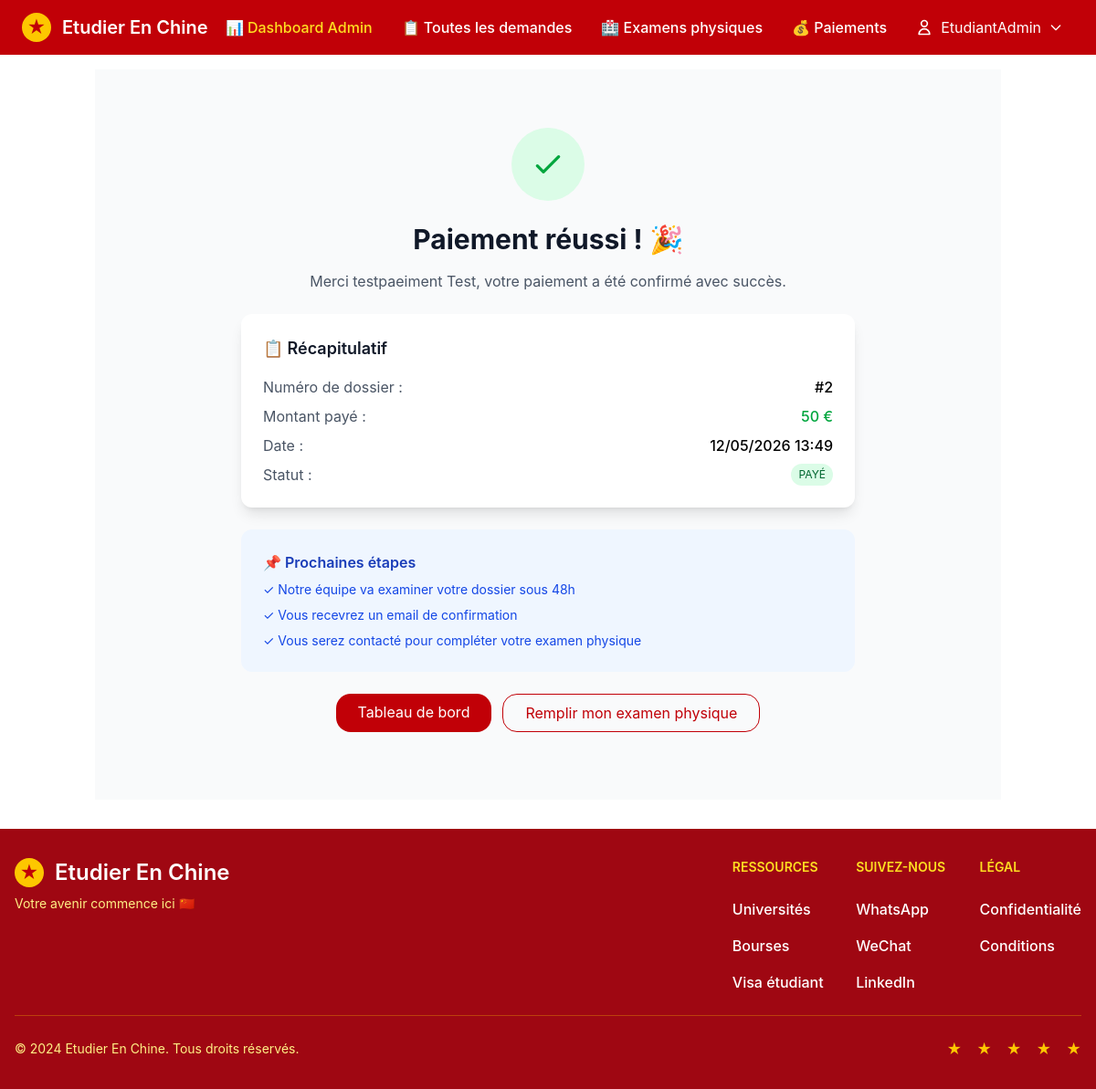
Before: /payment/success/2/ (signed in) with the older database file.
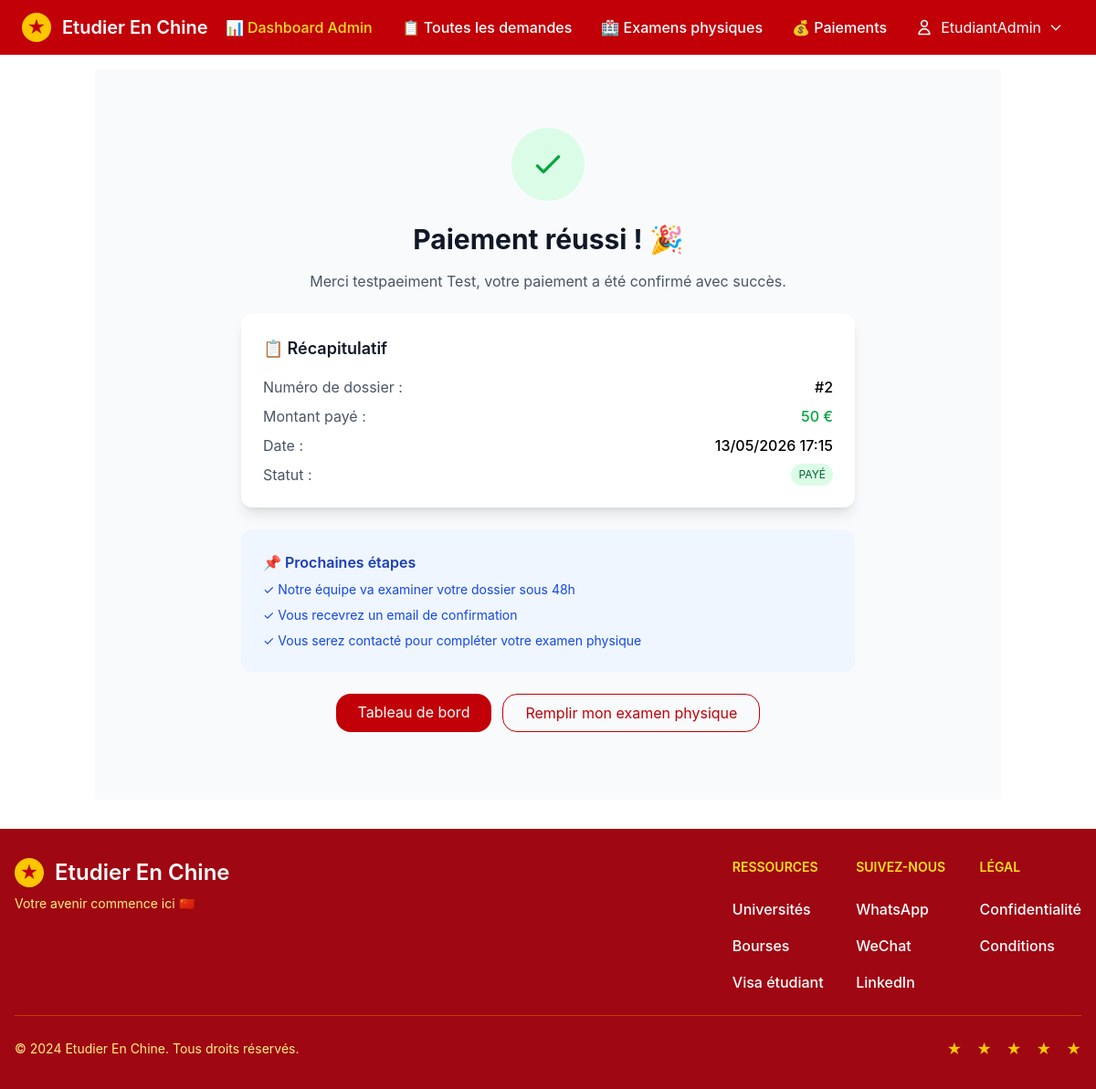
After: the same page with the newer database file.
### main_apps/gestion/models.py (models this page shows, shortened)
class Payment(models.Model):
    class PaymentStatus(models.TextChoices):
        PENDING = 'PENDING', 'En attente'
        SUCCESS = 'SUCCESS', 'Payé'
        FAILED = 'FAILED', 'Échoué'
        REFUNDED = 'REFUNDED', 'Remboursé'
    class PaymentMethod(models.TextChoices):
        STRIPE = 'STRIPE', 'Carte bancaire'
        PAYPAL = 'PAYPAL', 'PayPal'
        ORANGE_MONEY = 'ORANGE_MONEY', 'Orange Money'
        MTN_MONEY = 'MTN_MONEY', 'MTN Mobile Money'
        WAVE = 'WAVE', 'Wave'
    application = models.OneToOneField(
        StudentApplication,
        on_delete=models.CASCADE,
        related_name='payment'
    )
    amount = models.DecimalField(max_digits=10, decimal_places=0, default=5000000)  # 5.000.000 GNF
    currency = models.CharField(max_length=3, default='GNF')
    status = models.CharField(
        max_length=20,
        choices=PaymentStatus.choices,
        default=PaymentStatus.PENDING
    )
    payment_method = models.CharField(
        max_length=20,
        choices=PaymentMethod.choices,
        blank=True,
        null=True
    )
    transaction_id = models.CharField(max_length=100, blank=True, null=True)
    payment_intent_id = models.CharField(max_length=100, blank=True, null=True)
    paypal_order_id = models.CharField(max_length=100, blank=True, null=True)
    receipt_url = models.URLField(blank=True, null=True)
    paid_at = models.DateTimeField(blank=True, null=True)
    created_at = models.DateTimeField(auto_now_add=True)
    updated_at = models.DateTimeField(auto_now=True)
    class Meta:
        verbose_name = "Paiement"
        verbose_name_plural = "Paiements"
        constraints = [
            models.UniqueConstraint(fields=['application'], name='unique_payment_per_application')
        ]
    @property
    def is_paid(self):
        return self.status == self.PaymentStatus.SUCCESS

### core/views.py (the view)
# urls.py: path('payment/success/<int:application_id>/', core_views.payment_success, name='payment_success'),
@login_required
def payment_success(request, application_id):
    application = get_object_or_404(StudentApplication, id=application_id)
    payment = application.payment
    if not payment.is_paid:
        payment.mark_as_paid()
        messages.success(request, 'Votre paiement a été confirmé avec succès !')
    else:
        messages.info(request, 'Cette demande a déjà été payée.')
    context = {
        'application': application,
        'payment': payment,
    }
    return render(request, 'gestion/payment_success.html', context)

### templates/gestion/payment_success.html
{% extends "_base.html" %}
{% load static %}
{% block content %}
<div class="min-h-screen bg-gray-50 dark:bg-gray-900 py-16 px-4">
    <div class="max-w-2xl mx-auto text-center">
        <div class="mb-6">
            <div class="h-20 w-20 bg-green-100 rounded-full flex items-center justify-center mx-auto">
                <svg class="w-10 h-10 text-green-600" fill="none" stroke="currentColor" viewBox="0 0 24 24">
                    <path stroke-linecap="round" stroke-linejoin="round" stroke-width="2" d="M5 13l4 4L19 7"></path>
                </svg>
            </div>
        </div>
        <h1 class="text-3xl font-bold text-gray-900 dark:text-white mb-4">
            Paiement réussi ! 🎉
        </h1>
        <p class="text-gray-600 dark:text-gray-400 mb-6">
            Merci {{ application.family_name }} {{ application.given_name }}, votre paiement a été confirmé avec succès.
        </p>
        <div class="bg-white dark:bg-gray-800 rounded-xl shadow-lg p-6 mb-6 text-left">
            <h2 class="text-lg font-semibold text-gray-900 dark:text-white mb-4">📋 Récapitulatif</h2>
            <div class="space-y-2">
                <div class="flex justify-between">
                    <span class="text-gray-600 dark:text-gray-400">Numéro de dossier :</span>
                    <span class="font-medium">#{{ application.id }}</span>
                </div>
                <div class="flex justify-between">
                    <span class="text-gray-600 dark:text-gray-400">Montant payé :</span>
                    <span class="font-medium text-green-600">{{ payment.amount }} €</span>
                </div>
                <div class="flex justify-between">
                    <span class="text-gray-600 dark:text-gray-400">Date :</span>
                    <span class="font-medium">{{ payment.paid_at|date:"d/m/Y H:i"|default:"Maintenant" }}</span>
                </div>
                <div class="flex justify-between">
                    <span class="text-gray-600 dark:text-gray-400">Statut :</span>
                    <span class="px-2 py-1 text-xs rounded-full bg-green-100 text-green-800">PAYÉ</span>
                </div>
            </div>
        </div>
        <div class="bg-blue-50 dark:bg-blue-900/20 rounded-xl p-6 mb-6 text-left">
            <h3 class="font-semibold text-blue-800 dark:text-blue-300 mb-2">📌 Prochaines étapes</h3>
            <ul class="text-blue-700 dark:text-blue-400 text-sm space-y-2">
                <li>✓ Notre équipe va examiner votre dossier sous 48h</li>
                <li>✓ Vous recevrez un email de confirmation</li>
                <li>✓ Vous serez contacté pour compléter votre examen physique</li>
            </ul>
        </div>
        <div class="flex flex-col sm:flex-row gap-3 justify-center">
            <a href="{% if user.is_authenticated %}{% url 'dashboard_redirect' %}{% else %}{% url 'index' %}{% endif %}"
                class="px-6 py-2 bg-red-700 text-white rounded-lg hover:bg-red-800 transition">
                Tableau de bord
            </a>
            <a href="{% url 'physical_exam_create' %}?application_id={{ application.id }}"
                class="px-6 py-2 border border-red-700 text-red-700 rounded-lg hover:bg-red-50 transition">
                Remplir mon examen physique
            </a>
        </div>
    </div>
</div>
{% endblock %}

Changed rows visible on the page:
changed Payment: paid_at "12/05/2026 13:49" → "13/05/2026 17:15"
